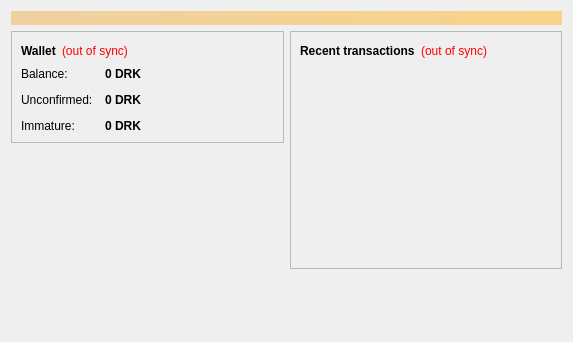
<?xml version="1.0" encoding="UTF-8"?>
<ui version="4.0">
 <class>OverviewPage</class>
 <widget class="QWidget" name="OverviewPage">
  <property name="geometry">
   <rect>
    <x>0</x>
    <y>0</y>
    <width>573</width>
    <height>342</height>
   </rect>
  </property>
  <property name="windowTitle">
   <string>Form</string>
  </property>
  <layout class="QVBoxLayout" name="topLayout">
   <item>
    <widget class="QLabel" name="labelAlerts">
     <property name="visible">
      <bool>false</bool>
     </property>
     <property name="styleSheet">
      <string notr="true">background-color: qlineargradient(x1: 0, y1: 0, x2: 1, y2: 0, stop:0 #F0D0A0, stop:1 #F8D488); color:#000000;</string>
     </property>
     <property name="wordWrap">
      <bool>true</bool>
     </property>
     <property name="margin">
      <number>3</number>
     </property>
    </widget>
   </item>
   <item>
    <layout class="QHBoxLayout" name="horizontalLayout" stretch="1,1">
     <item>
      <layout class="QVBoxLayout" name="verticalLayout_2">
       <item>
        <widget class="QFrame" name="frame">
         <property name="frameShape">
          <enum>QFrame::StyledPanel</enum>
         </property>
         <property name="frameShadow">
          <enum>QFrame::Raised</enum>
         </property>
         <layout class="QVBoxLayout" name="verticalLayout_4">
          <item>
           <layout class="QHBoxLayout" name="horizontalLayout_4">
            <item>
             <widget class="QLabel" name="label_5">
              <property name="font">
               <font>
                <weight>75</weight>
                <bold>true</bold>
               </font>
              </property>
              <property name="text">
               <string>Wallet</string>
              </property>
             </widget>
            </item>
            <item>
             <widget class="QLabel" name="labelWalletStatus">
              <property name="toolTip">
               <string>The displayed information may be out of date. Your wallet automatically synchronizes with the CrownsCoin network after a connection is established, but this process has not completed yet.</string>
              </property>
              <property name="styleSheet">
               <string notr="true">QLabel { color: red; }</string>
              </property>
              <property name="text">
               <string notr="true">(out of sync)</string>
              </property>
              <property name="alignment">
               <set>Qt::AlignLeading|Qt::AlignLeft|Qt::AlignVCenter</set>
              </property>
             </widget>
            </item>
            <item>
             <spacer name="horizontalSpacer_2">
              <property name="orientation">
               <enum>Qt::Horizontal</enum>
              </property>
              <property name="sizeHint" stdset="0">
               <size>
                <width>40</width>
                <height>20</height>
               </size>
              </property>
             </spacer>
            </item>
           </layout>
          </item>
          <item>
           <layout class="QFormLayout" name="formLayout_2">
            <property name="fieldGrowthPolicy">
             <enum>QFormLayout::AllNonFixedFieldsGrow</enum>
            </property>
            <property name="horizontalSpacing">
             <number>12</number>
            </property>
            <property name="verticalSpacing">
             <number>12</number>
            </property>
            <item row="0" column="0">
             <widget class="QLabel" name="label">
              <property name="text">
               <string>Balance:</string>
              </property>
             </widget>
            </item>
            <item row="0" column="1">
             <widget class="QLabel" name="labelBalance">
              <property name="font">
               <font>
                <weight>75</weight>
                <bold>true</bold>
               </font>
              </property>
              <property name="cursor">
               <cursorShape>IBeamCursor</cursorShape>
              </property>
              <property name="toolTip">
               <string>Your current balance</string>
              </property>
              <property name="text">
               <string notr="true">0 DRK</string>
              </property>
              <property name="textInteractionFlags">
               <set>Qt::LinksAccessibleByMouse|Qt::TextSelectableByKeyboard|Qt::TextSelectableByMouse</set>
              </property>
             </widget>
            </item>
            <item row="1" column="0">
             <widget class="QLabel" name="label_3">
              <property name="text">
               <string>Unconfirmed:</string>
              </property>
             </widget>
            </item>
            <item row="1" column="1">
             <widget class="QLabel" name="labelUnconfirmed">
              <property name="font">
               <font>
                <weight>75</weight>
                <bold>true</bold>
               </font>
              </property>
              <property name="cursor">
               <cursorShape>IBeamCursor</cursorShape>
              </property>
              <property name="toolTip">
               <string>Total of transactions that have yet to be confirmed, and do not yet count toward the current balance</string>
              </property>
              <property name="text">
               <string notr="true">0 DRK</string>
              </property>
              <property name="textInteractionFlags">
               <set>Qt::LinksAccessibleByMouse|Qt::TextSelectableByKeyboard|Qt::TextSelectableByMouse</set>
              </property>
             </widget>
            </item>
            <item row="2" column="0">
             <widget class="QLabel" name="labelImmatureText">
              <property name="text">
               <string>Immature:</string>
              </property>
             </widget>
            </item>
            <item row="2" column="1">
             <widget class="QLabel" name="labelImmature">
              <property name="font">
               <font>
                <weight>75</weight>
                <bold>true</bold>
               </font>
              </property>
              <property name="toolTip">
               <string>Mined balance that has not yet matured</string>
              </property>
              <property name="text">
               <string notr="true">0 DRK</string>
              </property>
              <property name="textInteractionFlags">
               <set>Qt::LinksAccessibleByMouse|Qt::TextSelectableByKeyboard|Qt::TextSelectableByMouse</set>
              </property>
             </widget>
            </item>
           </layout>
          </item>
         </layout>
        </widget>
       </item>
       <item>
        <spacer name="verticalSpacer">
         <property name="orientation">
          <enum>Qt::Vertical</enum>
         </property>
         <property name="sizeHint" stdset="0">
          <size>
           <width>20</width>
           <height>40</height>
          </size>
         </property>
        </spacer>
       </item>
      </layout>
     </item>
     <item>
      <layout class="QVBoxLayout" name="verticalLayout_3">
       <item>
        <widget class="QFrame" name="frame_2">
         <property name="frameShape">
          <enum>QFrame::StyledPanel</enum>
         </property>
         <property name="frameShadow">
          <enum>QFrame::Raised</enum>
         </property>
         <layout class="QVBoxLayout" name="verticalLayout">
          <item>
           <layout class="QHBoxLayout" name="horizontalLayout_2">
            <item>
             <widget class="QLabel" name="label_4">
              <property name="text">
               <string>&lt;b&gt;Recent transactions&lt;/b&gt;</string>
              </property>
             </widget>
            </item>
            <item>
             <widget class="QLabel" name="labelTransactionsStatus">
              <property name="toolTip">
               <string>The displayed information may be out of date. Your wallet automatically synchronizes with the CrownsCoin network after a connection is established, but this process has not completed yet.</string>
              </property>
              <property name="styleSheet">
               <string notr="true">QLabel { color: red; }</string>
              </property>
              <property name="text">
               <string notr="true">(out of sync)</string>
              </property>
              <property name="alignment">
               <set>Qt::AlignRight|Qt::AlignTrailing|Qt::AlignVCenter</set>
              </property>
             </widget>
            </item>
            <item>
             <spacer name="horizontalSpacer">
              <property name="orientation">
               <enum>Qt::Horizontal</enum>
              </property>
              <property name="sizeHint" stdset="0">
               <size>
                <width>40</width>
                <height>20</height>
               </size>
              </property>
             </spacer>
            </item>
           </layout>
          </item>
          <item>
           <widget class="QListView" name="listTransactions">
            <property name="styleSheet">
             <string notr="true">QListView { background: transparent; }</string>
            </property>
            <property name="frameShape">
             <enum>QFrame::NoFrame</enum>
            </property>
            <property name="verticalScrollBarPolicy">
             <enum>Qt::ScrollBarAlwaysOff</enum>
            </property>
            <property name="horizontalScrollBarPolicy">
             <enum>Qt::ScrollBarAlwaysOff</enum>
            </property>
            <property name="selectionMode">
             <enum>QAbstractItemView::NoSelection</enum>
            </property>
           </widget>
          </item>
         </layout>
        </widget>
       </item>
       <item>
        <spacer name="verticalSpacer_2">
         <property name="orientation">
          <enum>Qt::Vertical</enum>
         </property>
         <property name="sizeHint" stdset="0">
          <size>
           <width>20</width>
           <height>40</height>
          </size>
         </property>
        </spacer>
       </item>
      </layout>
     </item>
    </layout>
   </item>
  </layout>
 </widget>
 <resources/>
 <connections/>
</ui>
